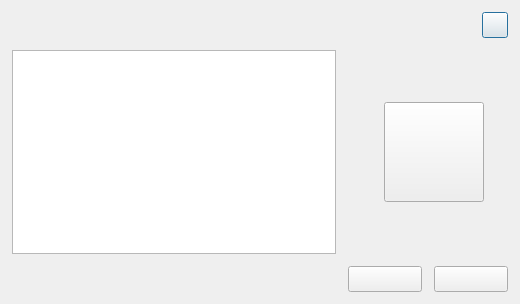
<?xml version="1.0" encoding="UTF-8"?>
<ui version="4.0">
    <class>RaptorNotice</class>
    <widget class="QDialog" name="RaptorNotice">
        <property name="geometry">
            <rect>
                <x>0</x>
                <y>0</y>
                <width>520</width>
                <height>304</height>
            </rect>
        </property>
        <property name="sizePolicy">
            <sizepolicy hsizetype="Preferred" vsizetype="Preferred">
                <horstretch>0</horstretch>
                <verstretch>0</verstretch>
            </sizepolicy>
        </property>
        <property name="minimumSize">
            <size>
                <width>520</width>
                <height>304</height>
            </size>
        </property>
        <property name="maximumSize">
            <size>
                <width>520</width>
                <height>304</height>
            </size>
        </property>
        <property name="windowTitle">
            <string>Dialog</string>
        </property>
        <layout class="QHBoxLayout" name="_NoticeLayout">
            <property name="spacing">
                <number>0</number>
            </property>
            <property name="leftMargin">
                <number>0</number>
            </property>
            <property name="topMargin">
                <number>0</number>
            </property>
            <property name="rightMargin">
                <number>0</number>
            </property>
            <property name="bottomMargin">
                <number>0</number>
            </property>
            <item>
                <widget class="QWidget" name="_Stage" native="true">
                    <property name="sizePolicy">
                        <sizepolicy hsizetype="Preferred" vsizetype="Preferred">
                            <horstretch>0</horstretch>
                            <verstretch>0</verstretch>
                        </sizepolicy>
                    </property>
                    <property name="minimumSize">
                        <size>
                            <width>520</width>
                            <height>304</height>
                        </size>
                    </property>
                    <property name="maximumSize">
                        <size>
                            <width>520</width>
                            <height>304</height>
                        </size>
                    </property>
                    <property name="styleSheet">
                        <string notr="true"/>
                    </property>
                    <layout class="QVBoxLayout" name="_StageLayout">
                        <property name="spacing">
                            <number>0</number>
                        </property>
                        <property name="leftMargin">
                            <number>0</number>
                        </property>
                        <property name="topMargin">
                            <number>0</number>
                        </property>
                        <property name="rightMargin">
                            <number>0</number>
                        </property>
                        <property name="bottomMargin">
                            <number>0</number>
                        </property>
                        <item>
                            <widget class="QWidget" name="_Header" native="true">
                                <property name="minimumSize">
                                    <size>
                                        <width>0</width>
                                        <height>50</height>
                                    </size>
                                </property>
                                <property name="maximumSize">
                                    <size>
                                        <width>16777215</width>
                                        <height>50</height>
                                    </size>
                                </property>
                                <property name="styleSheet">
                                    <string notr="true"/>
                                </property>
                                <layout class="QHBoxLayout" name="_HeaderLayout" stretch="8,1,1">
                                    <property name="spacing">
                                        <number>12</number>
                                    </property>
                                    <property name="leftMargin">
                                        <number>12</number>
                                    </property>
                                    <property name="topMargin">
                                        <number>0</number>
                                    </property>
                                    <property name="rightMargin">
                                        <number>12</number>
                                    </property>
                                    <property name="bottomMargin">
                                        <number>0</number>
                                    </property>
                                    <item>
                                        <widget class="QLabel" name="_Title">
                                            <property name="styleSheet">
                                                <string notr="true"/>
                                            </property>
                                            <property name="text">
                                                <string/>
                                            </property>
                                        </widget>
                                    </item>
                                    <item>
                                        <spacer name="_HeaderlSpacer">
                                            <property name="orientation">
                                                <enum>Qt::Horizontal</enum>
                                            </property>
                                            <property name="sizeHint" stdset="0">
                                                <size>
                                                    <width>40</width>
                                                    <height>20</height>
                                                </size>
                                            </property>
                                        </spacer>
                                    </item>
                                    <item>
                                        <widget class="QPushButton" name="_Close">
                                            <property name="minimumSize">
                                                <size>
                                                    <width>26</width>
                                                    <height>26</height>
                                                </size>
                                            </property>
                                            <property name="maximumSize">
                                                <size>
                                                    <width>26</width>
                                                    <height>26</height>
                                                </size>
                                            </property>
                                            <property name="styleSheet">
                                                <string notr="true"/>
                                            </property>
                                            <property name="text">
                                                <string/>
                                            </property>
                                            <property name="iconSize">
                                                <size>
                                                    <width>16</width>
                                                    <height>16</height>
                                                </size>
                                            </property>
                                        </widget>
                                    </item>
                                </layout>
                            </widget>
                        </item>
                        <item>
                            <widget class="QWidget" name="_Body" native="true">
                                <layout class="QGridLayout" name="_BodyLayout">
                                    <property name="leftMargin">
                                        <number>0</number>
                                    </property>
                                    <property name="topMargin">
                                        <number>0</number>
                                    </property>
                                    <property name="rightMargin">
                                        <number>0</number>
                                    </property>
                                    <property name="bottomMargin">
                                        <number>0</number>
                                    </property>
                                    <property name="spacing">
                                        <number>0</number>
                                    </property>
                                    <item row="0" column="0">
                                        <widget class="QWidget" name="_NoticePanel" native="true">
                                            <layout class="QVBoxLayout" name="verticalLayout">
                                                <property name="spacing">
                                                    <number>0</number>
                                                </property>
                                                <property name="leftMargin">
                                                    <number>12</number>
                                                </property>
                                                <property name="topMargin">
                                                    <number>0</number>
                                                </property>
                                                <property name="rightMargin">
                                                    <number>12</number>
                                                </property>
                                                <property name="bottomMargin">
                                                    <number>0</number>
                                                </property>
                                                <item>
                                                    <widget class="QTextEdit" name="_Content">
                                                        <property name="readOnly">
                                                            <bool>true</bool>
                                                        </property>
                                                    </widget>
                                                </item>
                                            </layout>
                                        </widget>
                                    </item>
                                    <item row="0" column="1">
                                        <widget class="QWidget" name="_NoticeIconPanel" native="true">
                                            <property name="minimumSize">
                                                <size>
                                                    <width>172</width>
                                                    <height>0</height>
                                                </size>
                                            </property>
                                            <property name="maximumSize">
                                                <size>
                                                    <width>172</width>
                                                    <height>16777215</height>
                                                </size>
                                            </property>
                                            <property name="styleSheet">
                                                <string notr="true"/>
                                            </property>
                                            <layout class="QHBoxLayout" name="_NoticeIconPanelLayout">
                                                <property name="spacing">
                                                    <number>0</number>
                                                </property>
                                                <property name="leftMargin">
                                                    <number>0</number>
                                                </property>
                                                <property name="topMargin">
                                                    <number>0</number>
                                                </property>
                                                <property name="rightMargin">
                                                    <number>0</number>
                                                </property>
                                                <property name="bottomMargin">
                                                    <number>0</number>
                                                </property>
                                                <item>
                                                    <widget class="QPushButton" name="_NoticeIcon">
                                                        <property name="minimumSize">
                                                            <size>
                                                                <width>100</width>
                                                                <height>100</height>
                                                            </size>
                                                        </property>
                                                        <property name="maximumSize">
                                                            <size>
                                                                <width>100</width>
                                                                <height>100</height>
                                                            </size>
                                                        </property>
                                                        <property name="styleSheet">
                                                            <string notr="true"/>
                                                        </property>
                                                        <property name="text">
                                                            <string/>
                                                        </property>
                                                    </widget>
                                                </item>
                                            </layout>
                                        </widget>
                                    </item>
                                    <item row="1" column="1">
                                        <widget class="QWidget" name="_NoticeControlPanel" native="true">
                                            <property name="minimumSize">
                                                <size>
                                                    <width>0</width>
                                                    <height>50</height>
                                                </size>
                                            </property>
                                            <property name="maximumSize">
                                                <size>
                                                    <width>16777215</width>
                                                    <height>50</height>
                                                </size>
                                            </property>
                                            <property name="styleSheet">
                                                <string notr="true"/>
                                            </property>
                                            <layout class="QHBoxLayout" name="_NoticeControlPanelLayout">
                                                <property name="spacing">
                                                    <number>12</number>
                                                </property>
                                                <property name="leftMargin">
                                                    <number>0</number>
                                                </property>
                                                <property name="topMargin">
                                                    <number>0</number>
                                                </property>
                                                <property name="rightMargin">
                                                    <number>12</number>
                                                </property>
                                                <property name="bottomMargin">
                                                    <number>0</number>
                                                </property>
                                                <item>
                                                    <widget class="QPushButton" name="_Download">
                                                        <property name="minimumSize">
                                                            <size>
                                                                <width>0</width>
                                                                <height>26</height>
                                                            </size>
                                                        </property>
                                                        <property name="maximumSize">
                                                            <size>
                                                                <width>16777215</width>
                                                                <height>26</height>
                                                            </size>
                                                        </property>
                                                        <property name="styleSheet">
                                                            <string notr="true"/>
                                                        </property>
                                                        <property name="text">
                                                            <string/>
                                                        </property>
                                                    </widget>
                                                </item>
                                                <item>
                                                    <widget class="QPushButton" name="_Skip">
                                                        <property name="minimumSize">
                                                            <size>
                                                                <width>0</width>
                                                                <height>26</height>
                                                            </size>
                                                        </property>
                                                        <property name="maximumSize">
                                                            <size>
                                                                <width>16777215</width>
                                                                <height>26</height>
                                                            </size>
                                                        </property>
                                                        <property name="styleSheet">
                                                            <string notr="true"/>
                                                        </property>
                                                        <property name="text">
                                                            <string/>
                                                        </property>
                                                    </widget>
                                                </item>
                                            </layout>
                                        </widget>
                                    </item>
                                </layout>
                            </widget>
                        </item>
                    </layout>
                </widget>
            </item>
        </layout>
    </widget>
    <resources/>
    <connections/>
</ui>
